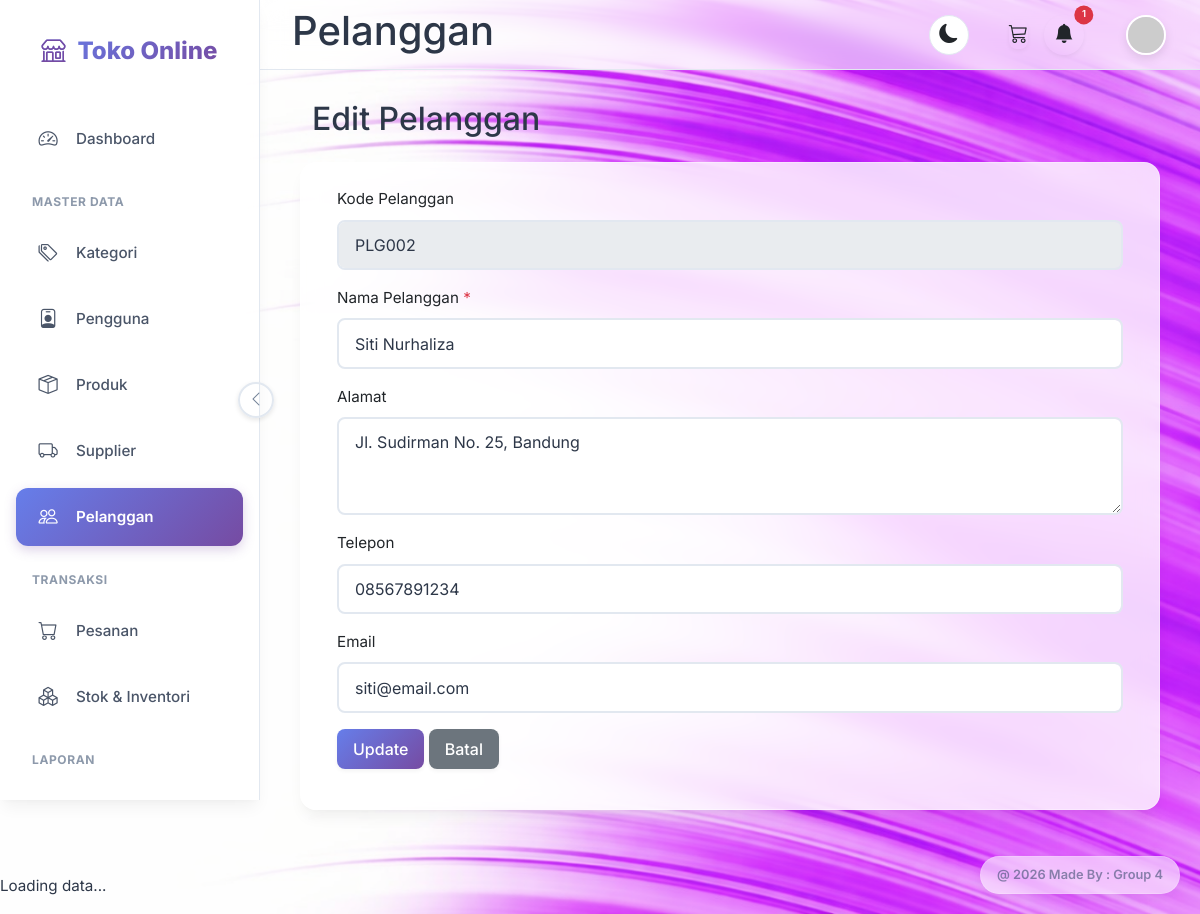
The app's page /pelanggan/edit.php?id=2 (signed in) with its own data.
### tables this page shows
CREATE TABLE `pelanggan` (
  `id` int(11) NOT NULL,
  `users_id` int(11) DEFAULT NULL,
  `kode_pelanggan` varchar(20) NOT NULL,
  `nama_pelanggan` varchar(100) NOT NULL,
  `alamat` text DEFAULT NULL,
  `telepon` varchar(20) DEFAULT NULL,
  `email` varchar(100) DEFAULT NULL,
  `created_at` timestamp NOT NULL DEFAULT current_timestamp()
);

### pelanggan/edit.php (the view, shortened to what this page needs)
<?php
require_once '../config/database.php';
$id = $_GET['id'] ?? 0;
$sql = "SELECT * FROM `pelanggan` WHERE `id` = ?";
$stmt = mysqli_prepare($connection, $sql);
mysqli_stmt_bind_param($stmt, 'i', $id);
mysqli_stmt_execute($stmt);
$result = mysqli_stmt_get_result($stmt);
$data = mysqli_fetch_assoc($result);
?>
<?php include '../views/' . $THEME . '/header.php'; ?>
<?php include '../views/' . $THEME . '/sidebar.php'; ?>
<?php include '../views/' . $THEME . '/topnav.php'; ?>
<?php include '../views/' . $THEME . '/upper_block.php'; ?>
<div class="mb-3">
    <h2>Edit Pelanggan</h2>
</div>
<div class="card">
    <div class="card-body">
        <form method="POST" action="">
            <div class="mb-3">
                <label for="kode_pelanggan" class="form-label">Kode Pelanggan</label>
                <input type="text" class="form-control" value="<?= htmlspecialchars($data['kode_pelanggan']) ?>"
                    disabled>
            </div>
            <div class="mb-3">
                <label for="nama_pelanggan" class="form-label">Nama Pelanggan <span class="text-danger">*</span></label>
                <input type="text" class="form-control" id="nama_pelanggan" name="nama_pelanggan"
                    value="<?= htmlspecialchars($data['nama_pelanggan']) ?>" required>
            </div>
            <div class="mb-3">
                <label for="alamat" class="form-label">Alamat</label>
                <textarea class="form-control" id="alamat" name="alamat"
                    rows="3"><?= htmlspecialchars($data['alamat']) ?></textarea>
            </div>
            <div class="mb-3">
                <label for="telepon" class="form-label">Telepon</label>
                <input type="text" class="form-control" id="telepon" name="telepon"
                    value="<?= htmlspecialchars($data['telepon']) ?>">
            </div>
            <div class="mb-3">
                <label for="email" class="form-label">Email</label>
                <input type="email" class="form-control" id="email" name="email"
                    value="<?= htmlspecialchars($data['email']) ?>">
            </div>
            <div class="mb-3">
                <button type="submit" class="btn btn-primary">Update</button>
                <a href="index.php" class="btn btn-secondary">Batal</a>
            </div>
        </form>
    </div>
</div>
<?php include '../views/' . $THEME . '/lower_block.php'; ?>
<?php include '../views/' . $THEME . '/footer.php'; ?>

### assets/default/css/style.css (style rules this page uses)
:root { --primary-gradient: linear-gradient(135deg, #667eea 0%, #764ba2 100%); --primary-color: #667eea; --secondary-color: #a0aec0; --success-bg: #c6f6d5; --success-text: #22543d; --warning-bg: #feebc8; --warning-text: #744210; --danger-bg: #fed7d7; --danger-text: #822727; --info-bg: #bee3f8; --info-text: #2c5282; --bg-body: #f8f9fe; --bg-card: #ffffff; --text-main: #2d3748; --text-muted: #718096; --sidebar-bg: rgba(255, 255, 255, 0.7); --sidebar-text: #4a5568; --sidebar-hover-bg: rgba(247, 250, 252, 0.8); --sidebar-active-bg: rgba(235, 244, 255, 0.8); --sidebar-active-text: #5a67d8; --border-color: #e2e8f0; --card-shadow: 0 10px 15px -3px rgba(0, 0, 0, 0.05), 0 4px 6px -2px rgba(0, 0, 0, 0.025); --hover-shadow: 0 20px 25px -5px rgba(0, 0, 0, 0.1), 0 10px 10px -5px rgba(0, 0, 0, 0.04); --font-family: 'Inter', system-ui, -apple-system, sans-serif; --border-radius: 1rem; --transition-speed: 0.3s cubic-bezier(0.4, 0, 0.2, 1); }
html { scrollbar-width: none; -ms-overflow-style: none; }
body { font-family: var(--font-family); background-color: var(--bg-body); color: var(--text-main); font-size: 0.95rem; transition: background-color 0.3s ease, color 0.3s ease; -webkit-font-smoothing: antialiased; line-height: 1.6; background-image: url('../images/bg-light.png'); background-size: cover; background-position: center; background-attachment: fixed; background-repeat: no-repeat; }
.btn { border-radius: 0.5rem; font-weight: 500; padding: 0.5rem 1rem; transition: all 0.2s; border: none; box-shadow: 0 2px 4px rgba(0, 0, 0, 0.05); }
.btn-primary { background: var(--primary-gradient); color: white; border: none; }
.card { border: none; border-radius: var(--border-radius); box-shadow: var(--card-shadow); background-color: rgba(255, 255, 255, 0.8); backdrop-filter: blur(10px); margin-bottom: 1.5rem; overflow: hidden; transition: all 0.3s ease; border: 1px solid rgba(255, 255, 255, 0.3); }
.card-body { padding: 1.5rem; }
.form-control, .form-select { border-radius: 0.5rem; padding: 0.7rem 1rem; border: 2px solid var(--border-color); background-color: var(--bg-card); color: var(--text-main); transition: all 0.2s; }

### records on screen
pelanggan: kode_pelanggan "PLG002", nama_pelanggan "Siti Nurhaliza", alamat "Jl. Sudirman No. 25, Bandung", telepon "08567891234", email "siti@email.com"

### other values on screen
count($notifs) "1"
